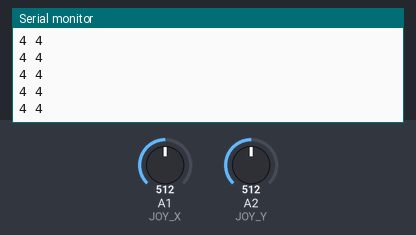
The sketch below on a simulated Arduino Uno, built with avr-gcc and run on an emulated ATmega328P. On the bench: the last lines printed to the serial monitor. Inputs (shaded band) come from the test bench; at power-on: A1 (JOY_X) = 512, A2 (JOY_Y) = 512.

Above: at 1.2 s.
1.3 s: A1 (JOY_X) set to 716
At 1.31 s:
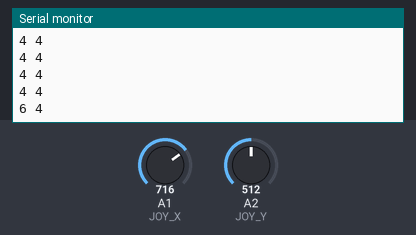
2.8 s: A2 (JOY_Y) set to 716
At 2.82 s:
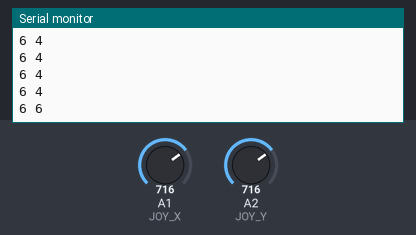
4.3 s: A1 (JOY_X) set to 900
At 4.33 s:
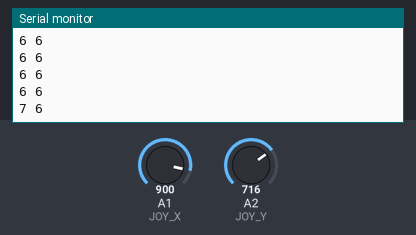
5.8 s: A2 (JOY_Y) set to 900
At 5.83 s:
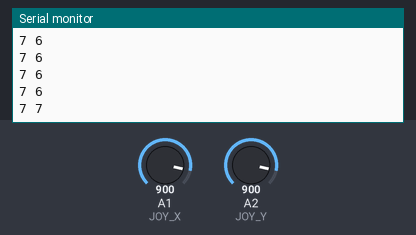
Timing chart, 0 to 8.3 s (numbered marks = the images above; inputs shaded):
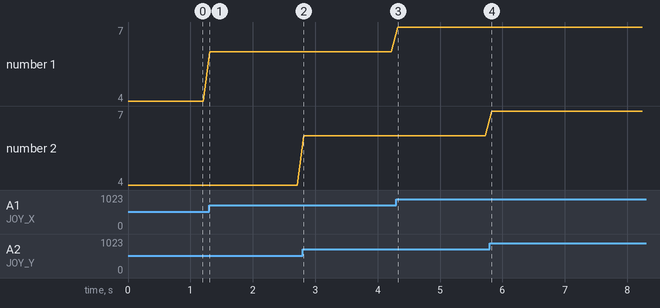

The sketch:

joyscick.ino
```cpp
const int JOY_X = A1;
const int JOY_Y = A2;

void setup()
{
	Serial.begin(9600);
}

void loop()
{
	int rawX = analogRead(JOY_X); // 0–1023
	int rawY = analogRead(JOY_Y);

	int x = map(rawX, 0, 1023, 0, 9);
	int y = map(rawY, 0, 1023, 0, 9);

	Serial.print(x);
	Serial.print(" ");
	Serial.println(y);

	delay(100);
}
```

Measured:
- after the input at 1.3 s, the serial monitor: prints a new line at once (image 1)
- after the input at 2.8 s, the serial monitor: prints a new line at once (image 2)
- after the input at 4.3 s, the serial monitor: prints a new line at once (image 3)
- after the input at 5.8 s, the serial monitor: prints a new line at once (image 4)
- plotted number 1: 4 → 6 after the input at 1.3 s, 6 → 7 after the input at 4.3 s
